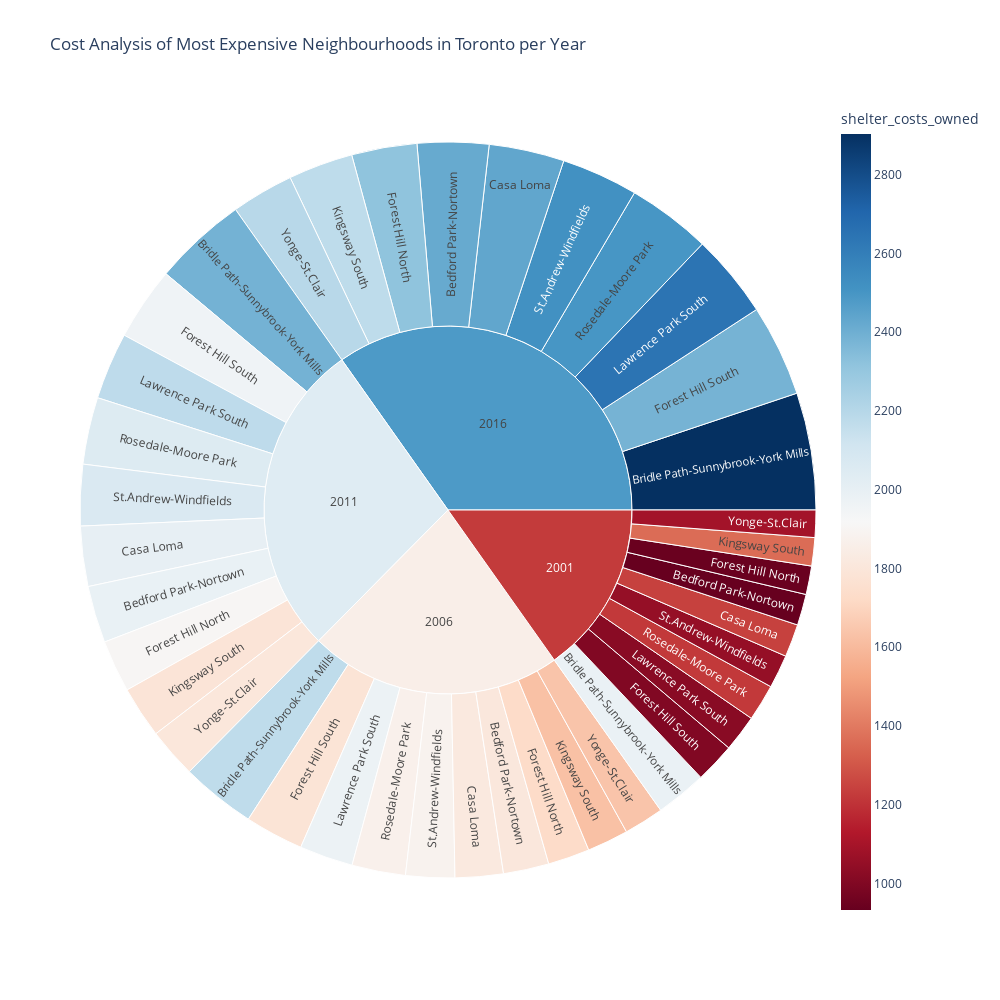

The notebook cell this image was saved under:
### Code cell
# Create the sunburst chart
import numpy as np
figure = px.sunburst(df4, path=['year', 'neighbourhood'], values='average_house_value',
                  color='shelter_costs_owned', hover_data=["shelter_costs_owned",
        "shelter_costs_rented",
        "single_detached_house",
        "apartment_five_storeys_plus",
        "movable_dwelling",
        "semi_detached_house",
        "row_house",
        "duplex",
        "apartment_five_storeys_less",
        "other_house"
    ],
                  title = 'Cost Analysis of Most Expensive Neighbourhoods in Toronto per Year',
                  color_continuous_scale='RdBu',
                  width = 1000,
                  height = 1000,
                  )
figure.show()

### Figure 1 — Plotly figure (JSON) as saved in the notebook; plotly's stock layout.template omitted (floating-point values rounded to 4 significant figures; data arrays with more than 128 entries replaced by an {"elided": "..."} marker saying what was removed)
{"data": [{"branchvalues": "total", "customdata": {"elided": "44x11 mixed values"}, "domain": {"x": [0, 1], "y": [0, 1]}, "hovertemplate": "labels=%{label}<br>average_house_value=%{value}<br>parent=%{parent}<br>id=%{id}<br>shelter_costs_owned=%{color}<br>shelter_costs_rented=%{customdata[1]}<br>single_detached_house=%{customdata[2]}<br>apartment_five_storeys_plus=%{customdata[3]}<br>movable_dwelling=%{customdata[4]}<br>semi_detached_house=%{customdata[5]}<br>row_house=%{customdata[6]}<br>duplex=%{customdata[7]}<br>apartment_five_storeys_less=%{customdata[8]}<br>other_house=%{customdata[9]}<extra></extra>", "ids": ["2001/Bedford Park-Nortown", "2006/Bedford Park-Nortown", "2011/Bedford Park-Nortown", "2016/Bedford Park-Nortown", "2001/Bridle Path-Sunnybrook-York Mills", "2006/Bridle Path-Sunnybrook-York Mills", "2011/Bridle Path-Sunnybrook-York Mills", "2016/Bridle Path-Sunnybrook-York Mills", "2001/Casa Loma", "2006/Casa Loma", "2011/Casa Loma", "2016/Casa Loma", "2001/Forest Hill North", "2006/Forest Hill North", "2011/Forest Hill North", "2016/Forest Hill North", "2001/Forest Hill South", "2006/Forest Hill South", "2011/Forest Hill South", "2016/Forest Hill South", "2001/Kingsway South", "2006/Kingsway South", "2011/Kingsway South", "2016/Kingsway South", "2001/Lawrence Park South", "2006/Lawrence Park South", "2011/Lawrence Park South", "2016/Lawrence Park South", "2001/Rosedale-Moore Park", "2006/Rosedale-Moore Park", "2011/Rosedale-Moore Park", "2016/Rosedale-Moore Park", "2001/St.Andrew-Windfields", "2006/St.Andrew-Windfields", "2011/St.Andrew-Windfields", "2016/St.Andrew-Windfields", "2001/Yonge-St.Clair", "2006/Yonge-St.Clair", "2011/Yonge-St.Clair", "2016/Yonge-St.Clair", "2001", "2006", "2011", "2016"], "labels": ["Bedford Park-Nortown", "Bedford Park-Nortown", "Bedford Park-Nortown", "Bedford Park-Nortown", "Bridle Path-Sunnybrook-York Mills", "Bridle Path-Sunnybrook-York Mills", "Bridle Path-Sunnybrook-York Mills", "Bridle Path-Sunnybrook-York Mills", "Casa Loma", "Casa Loma", "Casa Loma", "Casa Loma", "Forest Hill North", "Forest Hill North", "Forest Hill North", "Forest Hill North", "Forest Hill South", "Forest Hill South", "Forest Hill South", "Forest Hill South", "Kingsway South", "Kingsway South", "Kingsway South", "Kingsway South", "Lawrence Park South", "Lawrence Park South", "Lawrence Park South", "Lawrence Park South", "Rosedale-Moore Park", "Rosedale-Moore Park", "Rosedale-Moore Park", "Rosedale-Moore Park", "St.Andrew-Windfields", "St.Andrew-Windfields", "St.Andrew-Windfields", "St.Andrew-Windfields", "Yonge-St.Clair", "Yonge-St.Clair", "Yonge-St.Clair", "Yonge-St.Clair", "2001", "2006", "2011", "2016"], "marker": {"coloraxis": "coloraxis", "colors": [933, 1808, 1988, 2418, 1983, 2170, 2387, 2903, 1241, 1819, 2001, 2434, 940, 1731, 1904, 2316, 1001, 1781, 1959, 2383, 1362, 1625, 1787, 2173, 1021, 1977, 2174, 2644, 1219, 1868, 2054, 2498, 1055, 1881, 2069, 2516, 1091, 1638, 1802, 2192, 1225.0, 1856.0, 2041.0, 2483.0]}, "name": "", "parents": ["2001", "2006", "2011", "2016", "2001", "2006", "2011", "2016", "2001", "2006", "2011", "2016", "2001", "2006", "2011", "2016", "2001", "2006", "2011", "2016", "2001", "2006", "2011", "2016", "2001", "2006", "2011", "2016", "2001", "2006", "2011", "2016", "2001", "2006", "2011", "2016", "2001", "2006", "2011", "2016", "", "", "", ""], "type": "sunburst", "values": [565304, 826963, 1034387, 1295007, 927466, 1356757, 1697067, 2124653, 596077, 871981, 1090696, 1365503, 517466, 756983, 946854, 1185419, 726664, 1063011, 1329642, 1664653, 512334, 749476, 937464, 1173663, 664712, 972384, 1216283, 1522732, 664476, 972039, 1215852, 1522193, 607040, 888017, 1110755, 1390616, 494098, 722799, 904096, 1131888, 6275637, 9180410, 11483096, 14376327]}], "layout": {"coloraxis": {"colorbar": {"title": {"text": "shelter_costs_owned"}}, "colorscale": [[0, "rgb(103,0,31)"], [0.1, "rgb(178,24,43)"], [0.2, "rgb(214,96,77)"], [0.3, "rgb(244,165,130)"], [0.4, "rgb(253,219,199)"], [0.5, "rgb(247,247,247)"], [0.6, "rgb(209,229,240)"], [0.7, "rgb(146,197,222)"], [0.8, "rgb(67,147,195)"], [0.9, "rgb(33,102,172)"], [1, "rgb(5,48,97)"]]}, "height": 1000, "legend": {"tracegroupgap": 0}, "title": {"text": "Cost Analysis of Most Expensive Neighbourhoods in Toronto per Year"}, "width": 1000}}
